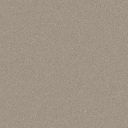

The Python source for this figure:
"""Original repeatable close-grain granite. UVs use metres in the author's frame."""
from pathlib import Path

def texture_uv(x, y, z):
    return ((x+.73*y)/.83, z/.83+.27*y)

if __name__ == '__main__':
    from random import Random
    from PIL import Image
    rng = Random(1921)
    pixels = []
    for _ in range(128*128):
        grain = rng.gauss(0,3.2)
        mineral = rng.random()
        if mineral < .035:
            grain -= 8
        elif mineral > .976:
            grain += 10
        pixels.append(tuple(round(base+grain) for base in (160,148,134)))
    image = Image.new('RGB',(128,128))
    image.putdata(pixels)
    image.save(Path(__file__).with_name('granite.png'), optimize=True)
